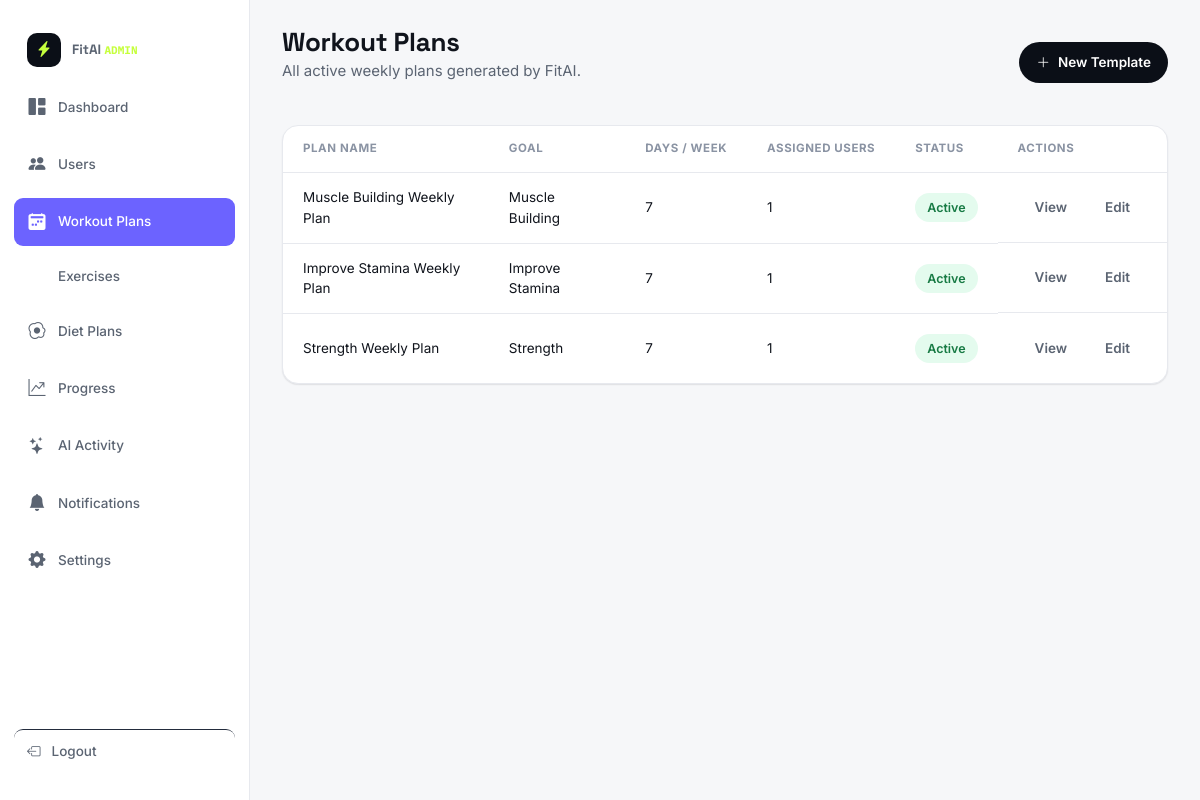
The app's page /admin-panel/workouts/ (signed in) with its own data.
### core/models.py (models this page shows, shortened)
class WorkoutPlan(models.Model):
    user = models.ForeignKey(User, on_delete=models.CASCADE, related_name="workout_plans")
    title = models.CharField(max_length=120, default="My Weekly Plan")
    is_active = models.BooleanField(default=True)
    created_at = models.DateTimeField(auto_now_add=True)

class UserProfile(models.Model):
    user = models.OneToOneField(User, on_delete=models.CASCADE, related_name="profile")
    mobile = models.CharField(max_length=20, blank=True)
    goal = models.CharField(max_length=30, choices=GOAL_CHOICES, blank=True)
    age = models.PositiveSmallIntegerField(null=True, blank=True)
    gender = models.CharField(max_length=10, choices=GENDER_CHOICES, blank=True)
    height_cm = models.FloatField(null=True, blank=True)
    weight_kg = models.FloatField(null=True, blank=True)
    target_weight_kg = models.FloatField(null=True, blank=True)
    fitness_level = models.CharField(max_length=20, choices=FITNESS_LEVEL_CHOICES, default="Beginner")
    activity_level = models.CharField(max_length=20, choices=ACTIVITY_LEVEL_CHOICES, default="Moderately Active")
    measurements = models.CharField(max_length=255, blank=True)
    workout_location = models.CharField(max_length=10, choices=LOCATION_CHOICES, blank=True)
    workout_days = models.PositiveSmallIntegerField(default=5)
    workout_duration = models.CharField(max_length=20, blank=True)
    workout_time = models.CharField(max_length=20, blank=True)
    equipment = models.JSONField(default=list, blank=True)
    onboarding_complete = models.BooleanField(default=False)
    created_at = models.DateTimeField(auto_now_add=True)

### core/views.py (the view)
# urls.py: path("admin-panel/workouts/", views.admin_workouts, name="admin_workouts"),
@staff_required
def admin_workouts(request):
    plans = m.WorkoutPlan.objects.filter(is_active=True).select_related("user__profile")
    grouped = {}
    for p in plans:
        key = (p.title, p.user.profile.goal if hasattr(p.user, "profile") else "")
        entry = grouped.setdefault(key, {"title": p.title, "goal": key[1], "users": 0, "days": p.days.count()})
        entry["users"] += 1
    return render(request, "admin_panel/workouts.html", {"plan_groups": list(grouped.values())})

### core/context_processors.py (called while the page is built)
def ensure_csrf_cookie(request):
    get_token(request)
    return {}

def app_context(request):
    ctx = {}
    if request.user.is_authenticated:
        profile, _ = UserProfile.objects.get_or_create(user=request.user)
        ctx["current_profile"] = profile
        ctx["unread_notifications_count"] = Notification.objects.filter(user=request.user, is_read=False).count()
        ctx["recent_notifications"] = Notification.objects.filter(user=request.user)[:6]
    return ctx

### core/views.py (called while the page is built)
def staff_required(view_func):
    @wraps(view_func)
    def wrapped(request, *args, **kwargs):
        if not (request.user.is_authenticated and request.user.is_staff):
            return redirect("admin_login")
        return view_func(request, *args, **kwargs)
    return wrapped

### templates/admin_panel/workouts.html (shortened to what this page needs)
{% extends "base.html" %}
{% load static %}
{% block extra_css %}<link rel="stylesheet" href="{% static 'css/dashboard.css' %}"><link rel="stylesheet" href="{% static 'css/admin.css' %}">{% endblock %}
{% block content %}
<div class="app-shell">
  {% include "components/admin_sidebar.html" with active="workouts" %}
  <main class="main-content" id="main-content">
    <div class="topbar">
      <div class="topbar__greeting"><h1>Workout Plans</h1><p class="muted">All active weekly plans generated by FitAI.</p></div>
      <div class="topbar__actions"><a href="/admin/core/workoutplan/add/" class="btn btn-dark btn-sm"><i class="bi bi-plus-lg"></i> New Template</a></div>
    </div>
    <section class="card">
      <div class="table-wrap">
        <table class="admin-table">
          <thead><tr><th>Plan Name</th><th>Goal</th><th>Days / Week</th><th>Assigned Users</th><th>Status</th><th>Actions</th></tr></thead>
          <tbody>
            {% for g in plan_groups %}
            <tr>
              <td data-label="Plan Name">{{ g.title }}</td>
              <td data-label="Goal">{{ g.goal|default:"—" }}</td>
              <td data-label="Days/Week">{{ g.days }}</td>
              <td data-label="Assigned Users">{{ g.users }}</td>
              <td data-label="Status"><span class="pill pill-green">Active</span></td>
              <td data-label="Actions" class="table-actions"><a href="/admin/core/workoutplan/" class="btn btn-ghost btn-sm">View</a><a href="/admin/core/workoutplan/" class="btn btn-ghost btn-sm">Edit</a></td>
            </tr>
            {% empty %}
            <tr><td colspan="6" class="muted" style="text-align:center;padding:24px;">No active plans yet.</td></tr>
            {% endfor %}
          </tbody>
        </table>
      </div>
    </section>
  </main>
</div>
{% endblock %}

### static/css/style.css (style rules this page uses)
:root { --navy-950:#0B0F17; --navy-900:#10151F; --navy-800:#171E2B; --navy-700:#232C3D; --line:#2A3346; --line-soft:#E7E9EE; --paper:#F6F7F9; --surface:#FFFFFF; --ink:#10141C; --ink-soft:#5B6472; --ink-faint:#8A93A3; --lime:#C6FF3D; --lime-ink:#1C2405; --violet:#6C63FF; --violet-soft:#EFEEFF; --red:#FF5C5C; --amber:#FFB020; --green:#2ED374; --r-sm:10px; --r-md:16px; --r-lg:24px; --r-pill:999px; --shadow-sm:0 1px 2px rgba(16,20,28,.06), 0 1px 1px rgba(16,20,28,.04); --shadow-md:0 8px 24px -8px rgba(16,20,28,.16); --shadow-lg:0 20px 48px -16px rgba(16,20,28,.28); --font-display:'Space Grotesk', 'Arial Narrow', sans-serif; --font-body:'Inter', -apple-system, BlinkMacSystemFont, sans-serif; --font-mono:'IBM Plex Mono', ui-monospace, monospace; --container:1240px; }
*,*::before,*::after { box-sizing:border-box; }
html { scroll-behavior:smooth; }
body { margin:0; font-family:var(--font-body); background:var(--paper); color:var(--ink); font-size:15px; line-height:1.55; -webkit-font-smoothing:antialiased; }
h1,h2,h3,h4,h5 { font-family:var(--font-display); color:var(--ink); margin:0 0 .5em; line-height:1.1; letter-spacing:-0.01em; }
p { margin:0 0 1em; }
a { color:inherit;text-decoration:none; }
.btn { display:inline-flex;align-items:center;justify-content:center;gap:8px; padding:13px 22px; border-radius:var(--r-pill); font-weight:600;font-size:14.5px; border:1.5px solid transparent; cursor:pointer; transition:transform .15s ease, box-shadow .15s ease, background .15s ease, color .15s ease, border-color .15s ease; min-height:46px; }
.btn-dark { background:var(--navy-950);color:#fff; }
.btn-ghost { background:transparent;color:var(--ink-soft);border-color:transparent; }
.btn-sm { padding:9px 16px;min-height:36px;font-size:13.5px; }
.card { background:var(--surface); border:1px solid var(--line-soft); border-radius:var(--r-md); box-shadow:var(--shadow-sm); }
.pill { display:inline-flex;align-items:center;gap:6px; padding:5px 12px;border-radius:var(--r-pill); font-size:12.5px;font-weight:600; background:var(--paper);color:var(--ink-soft); }
.pill-green { background:#E4FBEE;color:#177A44; }
.muted { color:var(--ink-soft); }
.app-shell { display:flex;height:100vh;overflow:hidden;background:var(--paper); }
.main-content { flex:1;min-width:0;height:100vh;overflow-y:auto;padding:28px 32px 100px; }
.topbar { display:flex;align-items:center;justify-content:space-between;gap:16px;margin-bottom:28px;flex-wrap:wrap; }
.topbar__greeting h1 { font-size:26px;margin-bottom:2px; }
.topbar__actions { display:flex;align-items:center;gap:10px;position:relative; }

### static/css/responsive.css (style rules this page uses)
html, body { width: 100%; max-width: 100%; overflow-x: hidden; }
body { min-width: 320px; }
* { box-sizing: border-box; }

### static/css/admin.css (style rules this page uses)
.table-wrap { overflow-x:auto; }
.admin-table { width:100%;border-collapse:collapse;font-size:13.5px; }
.admin-table thead th { text-align:left;padding:14px 20px;font-size:11.5px;text-transform:uppercase;letter-spacing:.05em; color:var(--ink-faint);border-bottom:1px solid var(--line-soft);white-space:nowrap; }
.admin-table tbody td { padding:14px 20px;border-bottom:1px solid var(--line-soft); }
.admin-table tbody tr:last-child td { border-bottom:none; }
.table-actions { display:flex;gap:4px;white-space:nowrap; }

### records on screen
WorkoutPlan: title "Muscle Building Weekly Plan"
UserProfile: goal "Muscle Building"
WorkoutPlan: title "Improve Stamina Weekly Plan"
UserProfile: goal "Improve Stamina"
WorkoutPlan: title "Strength Weekly Plan"
UserProfile: goal "Strength"

### other values on screen
{{ g.days }} "7" "7" "7"
{{ g.users }} "1" "1" "1"
